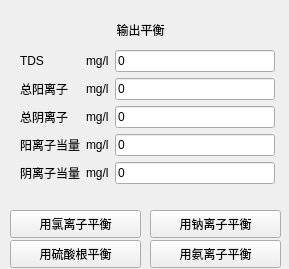
      <widget class="QWidget" name="scrollAreaWidgetContents">
       <property name="geometry">
        <rect>
         <x>0</x>
         <y>0</y>
         <width>289</width>
         <height>269</height>
        </rect>
       </property>
       <widget class="QWidget" name="formLayoutWidget_2">
        <property name="geometry">
         <rect>
          <x>20</x>
          <y>50</y>
          <width>255</width>
          <height>135</height>
         </rect>
        </property>
        <layout class="QGridLayout" name="gridLayout_2">
         <item row="2" column="0">
          <widget class="QLabel" name="label_37">
           <property name="text">
            <string>总阴离子</string>
           </property>
          </widget>
         </item>
         <item row="0" column="0">
          <widget class="QLabel" name="label_35">
           <property name="text">
            <string>TDS</string>
           </property>
          </widget>
         </item>
         <item row="0" column="2">
          <widget class="QLineEdit" name="lineEdit_tds_o">
           <property name="text">
            <string>0</string>
           </property>
          </widget>
         </item>
         <item row="1" column="0">
          <widget class="QLabel" name="label_36">
           <property name="text">
            <string>总阳离子</string>
           </property>
          </widget>
         </item>
         <item row="1" column="2">
          <widget class="QLineEdit" name="lineEdit_cation_o">
           <property name="text">
            <string>0</string>
           </property>
          </widget>
         </item>
         <item row="2" column="2">
          <widget class="QLineEdit" name="lineEdit_anion_o">
           <property name="text">
            <string>0</string>
           </property>
          </widget>
         </item>
         <item row="3" column="0">
          <widget class="QLabel" name="label_41">
           <property name="text">
            <string>阳离子当量</string>
           </property>
          </widget>
         </item>
         <item row="3" column="2">
          <widget class="QLineEdit" name="lineEdit_cation_eq">
           <property name="text">
            <string>0</string>
           </property>
          </widget>
         </item>
         <item row="4" column="2">
          <widget class="QLineEdit" name="lineEdit_anion_eq">
           <property name="text">
            <string>0</string>
           </property>
          </widget>
         </item>
         <item row="4" column="0">
          <widget class="QLabel" name="label_42">
           <property name="text">
            <string>阴离子当量</string>
           </property>
          </widget>
         </item>
         <item row="0" column="1">
          <widget class="QLabel" name="label_18">
           <property name="text">
            <string>mg/l</string>
           </property>
          </widget>
         </item>
         <item row="1" column="1">
          <widget class="QLabel" name="label_19">
           <property name="text">
            <string>mg/l</string>
           </property>
          </widget>
         </item>
         <item row="2" column="1">
          <widget class="QLabel" name="label_20">
           <property name="text">
            <string>mg/l</string>
           </property>
          </widget>
         </item>
         <item row="3" column="1">
          <widget class="QLabel" name="label_48">
           <property name="text">
            <string>mg/l</string>
           </property>
          </widget>
         </item>
         <item row="4" column="1">
          <widget class="QLabel" name="label_49">
           <property name="text">
            <string>mg/l</string>
           </property>
          </widget>
         </item>
        </layout>
       </widget>
       <widget class="QLabel" name="label_12">
        <property name="geometry">
         <rect>
          <x>60</x>
          <y>20</y>
          <width>161</width>
          <height>20</height>
         </rect>
        </property>
        <property name="text">
         <string>输出平衡</string>
        </property>
        <property name="alignment">
         <set>Qt::AlignCenter</set>
        </property>
       </widget>
       <widget class="QPushButton" name="pushButton_8">
        <property name="geometry">
         <rect>
          <x>150</x>
          <y>210</y>
          <width>131</width>
          <height>28</height>
         </rect>
        </property>
        <property name="text">
         <string>用钠离子平衡</string>
        </property>
       </widget>
       <widget class="QPushButton" name="pushButton">
        <property name="geometry">
         <rect>
          <x>10</x>
          <y>210</y>
          <width>131</width>
          <height>28</height>
         </rect>
        </property>
        <property name="text">
         <string>用氯离子平衡</string>
        </property>
       </widget>
       <widget class="QPushButton" name="pushButton_2">
        <property name="geometry">
         <rect>
          <x>10</x>
          <y>240</y>
          <width>131</width>
          <height>28</height>
         </rect>
        </property>
        <property name="text">
         <string>用硫酸根平衡</string>
        </property>
       </widget>
       <widget class="QPushButton" name="pushButton_14">
        <property name="geometry">
         <rect>
          <x>150</x>
          <y>240</y>
          <width>131</width>
          <height>28</height>
         </rect>
        </property>
        <property name="text">
         <string>用氨离子平衡</string>
        </property>
       </widget>
      </widget>
